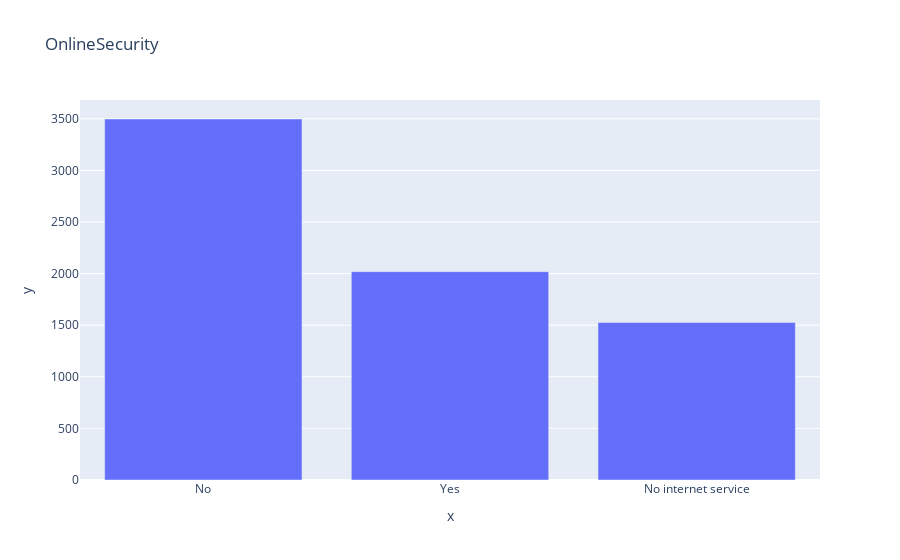

Write notebook code for a chart like this one.
### Code cell
cat_counts = df[cat_cols[7]].value_counts()
px.bar(x=cat_counts.index, y=cat_counts.values, title=cat_cols[7])

### Figure 1 — Plotly figure (JSON) as saved in the notebook; plotly's stock layout.template omitted (floating-point values rounded to 4 significant figures)
{"data": [{"hovertemplate": "x=%{x}<br>y=%{y}<extra></extra>", "legendgroup": "", "marker": {"color": "#636efa", "pattern": {"shape": ""}}, "name": "", "orientation": "v", "showlegend": false, "textposition": "auto", "type": "bar", "x": ["No", "Yes", "No internet service"], "xaxis": "x", "y": [3498, 2019, 1526], "yaxis": "y"}], "layout": {"barmode": "relative", "legend": {"tracegroupgap": 0}, "title": {"text": "OnlineSecurity"}, "xaxis": {"anchor": "y", "domain": [0, 1], "title": {"text": "x"}}, "yaxis": {"anchor": "x", "domain": [0, 1], "title": {"text": "y"}}}}
